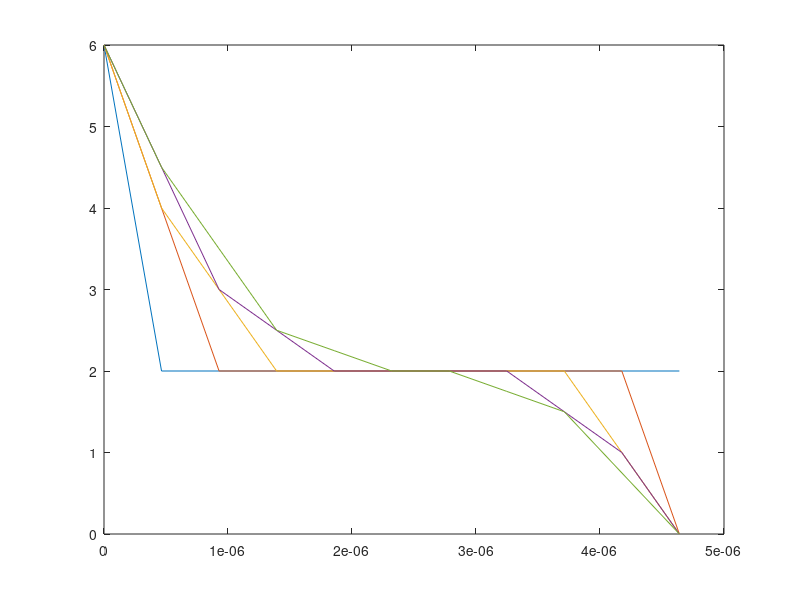

MATLAB code to generate this figure:
clear;
close all;

L = 2;
rho = 1000;
nu = 1e-3;
Dab = 1.16e-5;
Ca1 = 2;
Ca2 = 6;
u_inf = 1;

Re_crit = 3.2e5;
z_crit = nu*Re_crit/(rho*u_inf);
del_crit = 4.64*z_crit/Re_crit;

dx = del_crit/10;
dz = 0.5;

x = 0:dx:del_crit;
z = 0:dz:L;

[~,n] = size(x);
[~,m] = size(z);

C = zeros(m,n);

C(1,:) = Ca1;
C(:,1) = Ca2;

for k = 1:m-1
    for i = 2:n-1
       
           C(k+1,i) = C(k,i) + (1)*(C(k,i-1) - 2*C(k,i) + C(k,i+1))*dz;
       
    end
end

plot(x,C);

